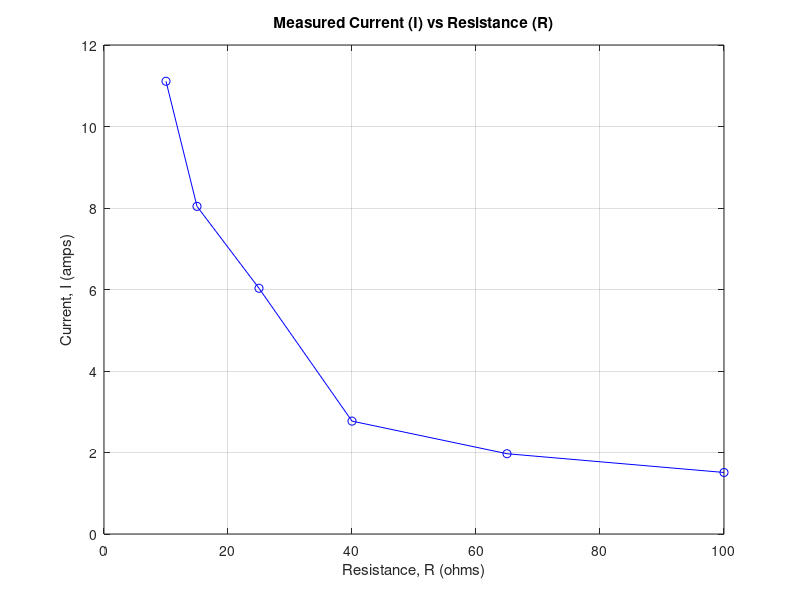
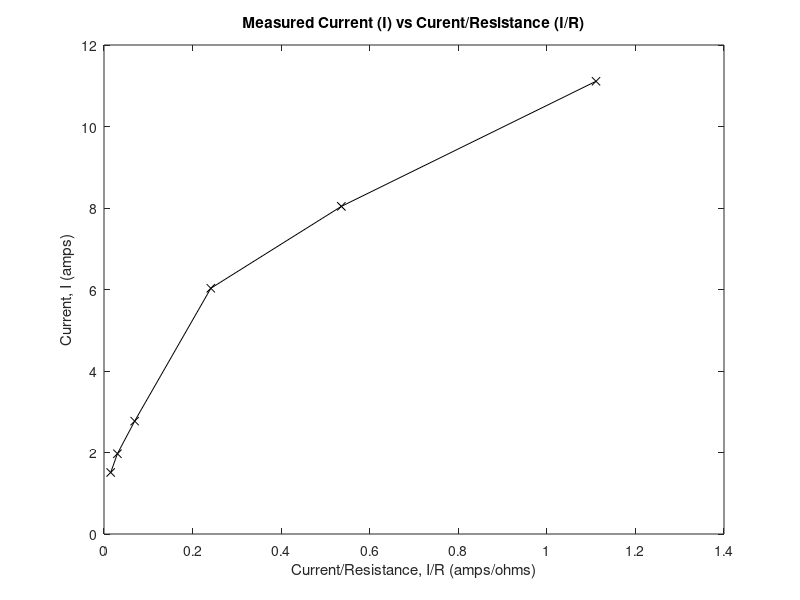
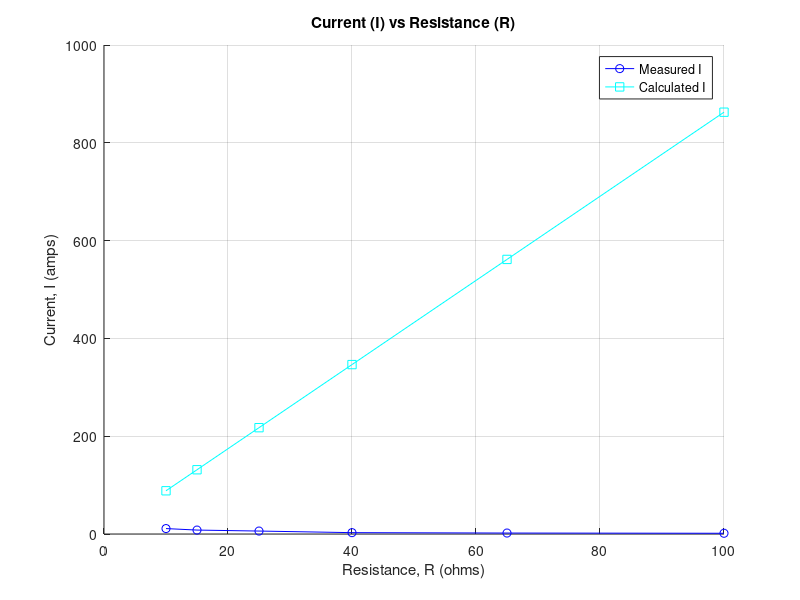

Recreate these plots in MATLAB, in order.
%Zakary Steenhoek
%Extra Credit Assignment 1_23
%MAE215
%4.26.23

clc

%% Problem 2 (20 points): 
% Resistance and current are inversely proportional to each other in
% electrical circuits. Use the give table of resistance and measured
% current to which an unknown constant voltage has been applied.
fprintf('\n\n============================ Problem 2 ============================\n')

% Given data
R = [10    15   25   40   65   100];
I = [11.11 8.04 6.03 2.77 1.97 1.51];

% (a) Plot R on the x-axis and I on the y-axis
h=figure(21); plot(R,I,'-bo'); grid on;
title('Measured Current (I) vs Resistance (R)');
xlabel('Resistance, R (ohms)'); ylabel ('Current, I (amps)');

% (b) Plot I/R on the x-axis and I on the y-axis
IoR = I./R;
h=figure(22); clf; grid on;
plot(IoR, I,'-kx'); 
title('Measured Current (I) vs Curent/Resistance (I/R)');
xlabel('Current/Resistance, I/R (amps/ohms)'); ylabel ('Current, I (amps)');

% (c) Use polyfit to calc the coefficients of the stright line shown in
% your plot in part (b). The slope of the line corresponds to the applied
% voltage.

% We want a linear fit (straight line) to get slope so use 1st order
p = polyfit(IoR, I, 1); 
fprintf('Part (c): Polynomial fit (linear): y = mx + b ==> y = %.4fx + %.4f\n',p)
fprintf('          Voltage = %.2f V\n',p(1))
% (d) Use polyval to find the calculated values of the current (I) based on
% resisters used. Plot results on a new figure, along with the measured
% data
y = polyval(p,R);
figure(23); clf; grid on; hold on;
plot(R,I,'-bo'); 
plot(R,y,'-cs');
title('Current (I) vs Resistance (R)');
xlabel('Resistance, R (ohms)'); ylabel ('Current, I (amps)');
legend('Measured I','Calculated I')

